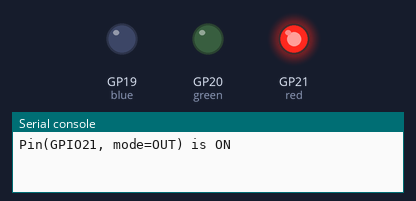
Simulated run of this program. Board: Raspberry Pi Pico running MicroPython. Shown: output pins drawn as LEDs (lit = HIGH), the last lines printed to the serial console.

Above: at 0.5 s.
At 1.5 s:
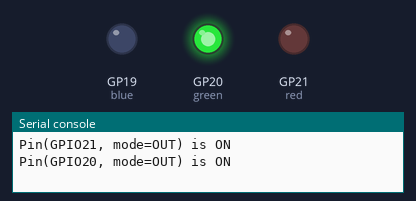
At 2.5 s:
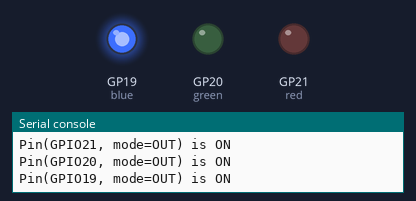
At 3.5 s:
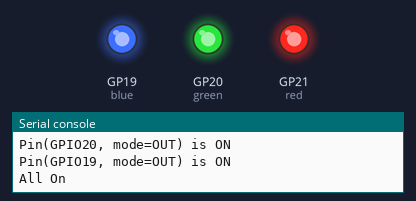
Timing chart, 0 to 5.2 s (numbered marks = the images above):
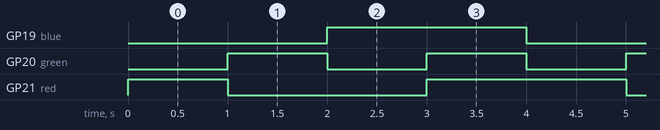

Measured:
- by itself, GP19 (blue): alternates HIGH for 2.0 s and LOW for 2.0 s
- by itself, GP20 (green): alternates HIGH for 1.0 s and LOW for 1.0 s
- by itself, GP21 (red): repeats every 4.0 s: LOW 2.0 s, HIGH 2.0 s

The program:

testLeds.py
```python
def testLeds():
    ledRedPin=21
    ledGreenPin=20
    ledBluePin=19
    sleepTime= 1


    from machine import Pin
    from time import sleep

    red = Pin(ledRedPin, Pin.OUT)
    green = Pin(ledGreenPin, Pin.OUT)
    blue = Pin(ledBluePin, Pin.OUT)

    red.value(0)
    green.value(0)
    blue.value(0)

    leds = [red, green, blue]


    red.value(0)
    green.value(0)
    blue.value(0)


    for x in leds:
        print(f'{x} is ON')
        x.toggle()
        sleep(sleepTime)
        x.toggle()

    print("All On")
    red.value(1)
    green.value(1)
    blue.value(1)

    sleep(sleepTime)

    print('All Off')
    red.value(0)
    green.value(0)
    blue.value(0)


while True:
    testLeds()
```
